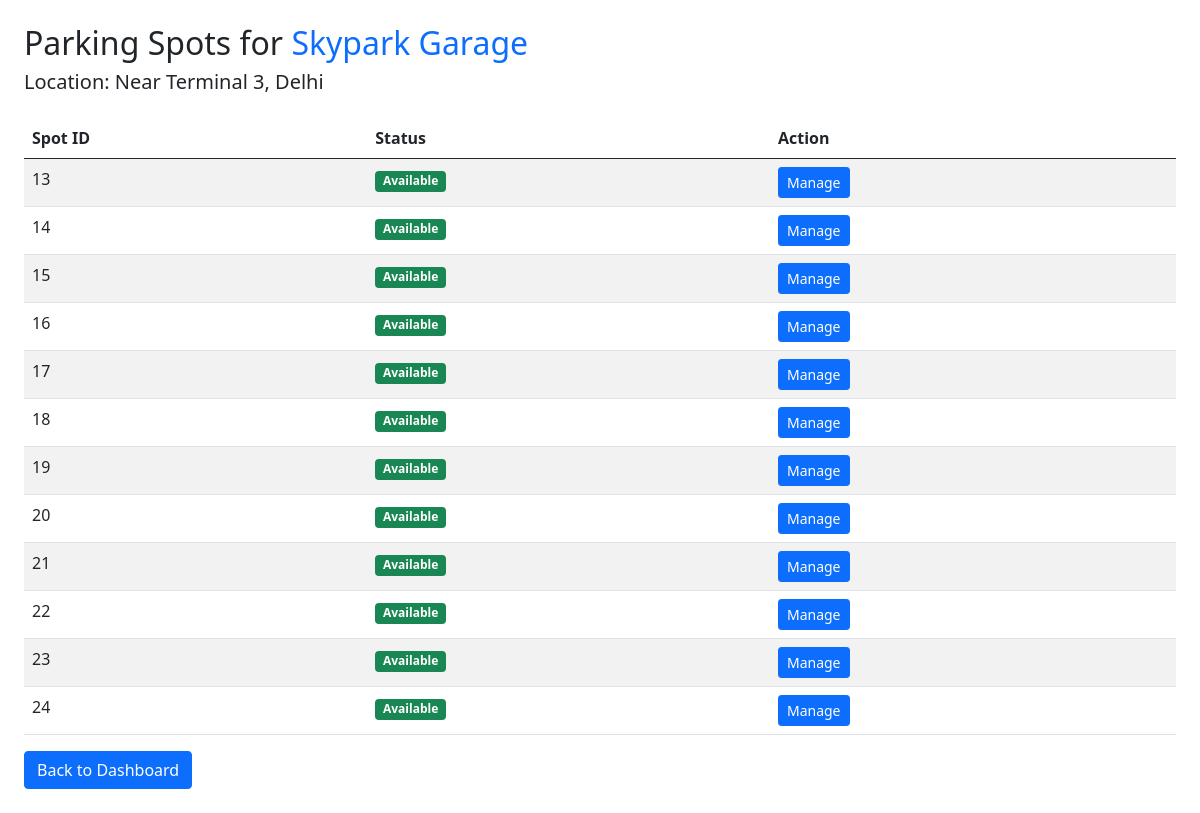
/view_spots/2, run on the app's committed database.
### backend/models.py (models this page shows, shortened)
class ParkingLot(db.Model):
    __tablename__ = "parking_lot"
    id = db.Column(db.Integer, primary_key=True)
    prime_location_name = db.Column(db.String(100), nullable=False)
    name = db.Column(db.String(100))
    address = db.Column(db.String(200))
    pincode = db.Column(db.String(10))
    price_per_hour = db.Column(db.Float, nullable=False)
    total_spots = db.Column(db.Integer, nullable=False)
    created_date = db.Column(db.DateTime, default=datetime.utcnow)
    location = db.Column(db.String(255))
    spots = db.relationship('ParkingSpot', backref='lot', lazy=True)  # relationship to ParkingSpot

class ParkingSpot(db.Model):
    __tablename__ = "parking_spots"
    id = db.Column(db.Integer, primary_key=True)
    lot_id = db.Column(db.Integer, db.ForeignKey('parking_lot.id'), nullable=False)
    status = db.Column(db.String(1), nullable=False, default='A')
    reservations = db.relationship('Reservation', backref='spot', lazy=True)

### backend/controllers.py (the view)
    @app.route("/view_spots/<int:lot_id>")
    def view_spots(lot_id):
        lot = ParkingLot.query.get_or_404(lot_id)
        spots = ParkingSpot.query.filter_by(lot_id=lot.id).all()
        return render_template("view_spots.html", lot=lot, spots=spots)

### templates/view_spots.html (shortened to what this page needs)
<!DOCTYPE html>
<html lang="en">
<head>
  <link href="https://cdn.jsdelivr.net/npm/bootstrap@5.0.2/dist/css/bootstrap.min.css" rel="stylesheet">
</head>
<body class="p-4">
<h2>Parking Spots for <span class="text-primary">{{ lot.name }}</span></h2>
<h5>Location: {{ lot.location }}</h5>
<table class="table table-striped mt-4">
  <thead>
    <tr>
      <th>Spot ID</th>
      <th>Status</th>
      <th>Action</th>
    </tr>
  </thead>
  <tbody>
    {% for spot in spots %}
    <tr>
      <td>{{ spot.id }}</td>
      <td>
        {% if spot.status == 'A' %}
          <span class="badge bg-success">Available</span>
        {% else %}
          <span class="badge bg-danger">Occupied</span>
        {% endif %}
      </td>
      <td>
        <button class="btn btn-sm btn-primary" onclick="openCard({{ spot.id }}, '{{ spot.status }}')">Manage</button>
      </td>
    </tr>
    {% endfor %}
  </tbody>
</table>
<a href="/admin_dashboard" class="btn btn-primary">Back to Dashboard</a>
</body>
</html>

### data on the page
ParkingLot: name "Skypark Garage", location "Near Terminal 3, Delhi"
ParkingSpot: id "13", status "Available"
ParkingSpot: id "14", status "Available"
ParkingSpot: id "15", status "Available"
ParkingSpot: id "16", status "Available"
ParkingSpot: id "17", status "Available"
ParkingSpot: id "18", status "Available"
ParkingSpot: id "19", status "Available"
ParkingSpot: id "20", status "Available"
ParkingSpot: id "21", status "Available"
ParkingSpot: id "22", status "Available"
ParkingSpot: id "23", status "Available"
ParkingSpot: id "24", status "Available"
